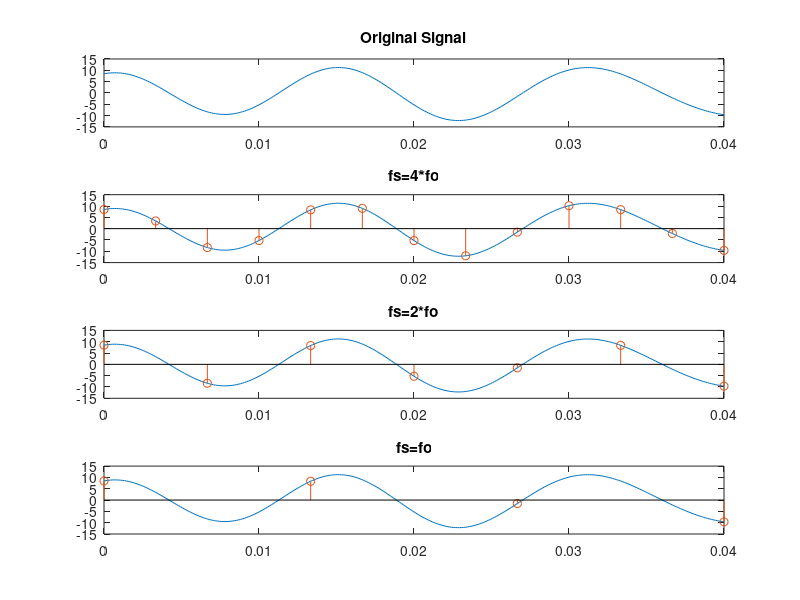

The MATLAB source for this figure:
clc 
clear all
close all
fo=75; 
to=1/fo; 
fs1=4*fo; 
ts1=1/fs1; 
fs2=2*fo; 
ts2=1/fs2; 
fs3=fo; 
ts3=1/fs3;
t=0:to/100:3*to; 
xc=10*cos(120*pi*t)+5*sin(100*pi*t+30)+4*sin(150*pi*t+45); 
ts1=0:ts1:3*to; 
ts2=0:ts2:3*to;
ts3=0:ts3:3*to; 
xs1=10*cos(120*pi*ts1)+5*sin(100*pi*ts1+30)+4*sin(150*pi*ts1+45); 
xs2=10*cos(120*pi*ts2)+5*sin(100*pi*ts2+30)+4*sin(150*pi*ts2+45); 
xs3=10*cos(120*pi*ts3)+5*sin(100*pi*ts3+30)+4*sin(150*pi*ts3+45); 
subplot(411) 
plot(t,xc); 
title('Original Signal'); 
subplot(412)
plot(t,xc); 
hold on 
stem(ts1,xs1); 
title('fs=4*fo'); 
subplot(413) 
plot(t,xc); 
hold on 
stem(ts2,xs2);
title('fs=2*fo'); 
subplot(414)
plot(t,xc); 
hold on 
stem(ts3,xs3); 
title('fs=fo');

